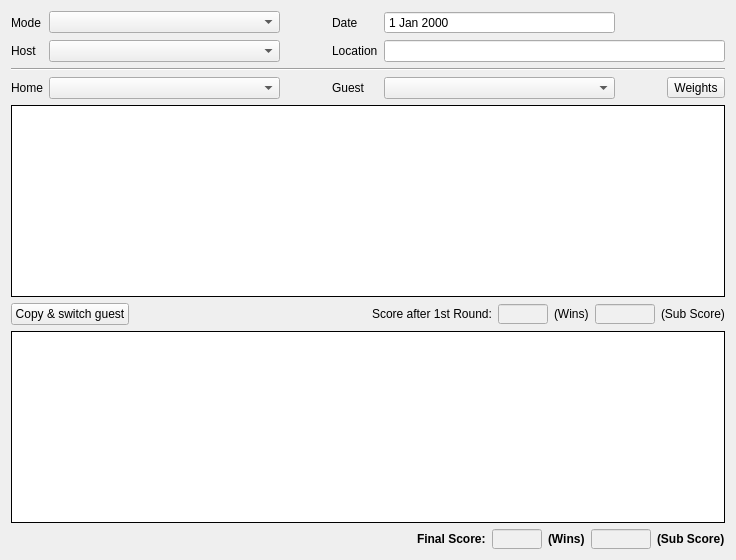
      <widget class="QWidget" name="tab_score_table">
       <property name="toolTip">
        <string>Score table tab (Ctrl+1)</string>
       </property>
       <attribute name="icon">
        <iconset resource="../base/ipponboard.qrc">
         <normaloff>:/res/icons/list.png</normaloff>:/res/icons/list.png</iconset>
       </attribute>
       <attribute name="title">
        <string>Score Table</string>
       </attribute>
       <layout class="QVBoxLayout" name="verticalLayout_7">
        <item>
         <layout class="QGridLayout" name="gridLayout_main" columnstretch="0,1,0,0,1,0,1">
          <property name="bottomMargin">
           <number>0</number>
          </property>
          <property name="spacing">
           <number>6</number>
          </property>
          <item row="3" column="0">
           <widget class="QLabel" name="label_home">
            <property name="text">
             <string>Home</string>
            </property>
           </widget>
          </item>
          <item row="3" column="1">
           <widget class="QComboBox" name="comboBox_club_home">
            <property name="iconSize">
             <size>
              <width>16</width>
              <height>16</height>
             </size>
            </property>
           </widget>
          </item>
          <item row="3" column="3">
           <widget class="QLabel" name="label_guest">
            <property name="text">
             <string>Guest</string>
            </property>
           </widget>
          </item>
          <item row="3" column="4">
           <widget class="QComboBox" name="comboBox_club_guest">
            <property name="iconSize">
             <size>
              <width>16</width>
              <height>16</height>
             </size>
            </property>
           </widget>
          </item>
          <item row="2" column="0" colspan="7">
           <widget class="Line" name="line">
            <property name="orientation">
             <enum>Qt::Horizontal</enum>
            </property>
           </widget>
          </item>
          <item row="0" column="2">
           <spacer name="horizontalSpacer">
            <property name="orientation">
             <enum>Qt::Horizontal</enum>
            </property>
            <property name="sizeHint" stdset="0">
             <size>
              <width>40</width>
              <height>20</height>
             </size>
            </property>
           </spacer>
          </item>
          <item row="3" column="5">
           <spacer name="horizontalSpacer_4">
            <property name="orientation">
             <enum>Qt::Horizontal</enum>
            </property>
            <property name="sizeHint" stdset="0">
             <size>
              <width>40</width>
              <height>20</height>
             </size>
            </property>
           </spacer>
          </item>
          <item row="1" column="1">
           <widget class="QComboBox" name="comboBox_club_host">
            <property name="enabled">
             <bool>true</bool>
            </property>
            <property name="iconSize">
             <size>
              <width>16</width>
              <height>16</height>
             </size>
            </property>
           </widget>
          </item>
          <item row="1" column="0">
           <widget class="QLabel" name="label_host">
            <property name="text">
             <string>Host</string>
            </property>
           </widget>
          </item>
          <item row="0" column="1">
           <widget class="QComboBox" name="comboBox_mode">
            <property name="enabled">
             <bool>true</bool>
            </property>
           </widget>
          </item>
          <item row="0" column="0">
           <widget class="QLabel" name="label_mode">
            <property name="text">
             <string>Mode</string>
            </property>
           </widget>
          </item>
          <item row="0" column="3">
           <widget class="QLabel" name="label_date">
            <property name="text">
             <string>Date</string>
            </property>
           </widget>
          </item>
          <item row="1" column="4" colspan="3">
           <widget class="QLineEdit" name="lineEdit_location">
            <property name="enabled">
             <bool>true</bool>
            </property>
            <property name="text">
             <string/>
            </property>
           </widget>
          </item>
          <item row="1" column="3">
           <widget class="QLabel" name="label_location">
            <property name="text">
             <string>Location</string>
            </property>
           </widget>
          </item>
          <item row="0" column="4">
           <widget class="QDateEdit" name="dateEdit">
            <property name="sizePolicy">
             <sizepolicy hsizetype="Minimum" vsizetype="Fixed">
              <horstretch>0</horstretch>
              <verstretch>0</verstretch>
             </sizepolicy>
            </property>
            <property name="frame">
             <bool>true</bool>
            </property>
            <property name="alignment">
             <set>Qt::AlignLeading|Qt::AlignLeft|Qt::AlignVCenter</set>
            </property>
            <property name="buttonSymbols">
             <enum>QAbstractSpinBox::NoButtons</enum>
            </property>
            <property name="accelerated">
             <bool>false</bool>
            </property>
            <property name="calendarPopup">
             <bool>false</bool>
            </property>
           </widget>
          </item>
          <item row="3" column="6">
           <widget class="QToolButton" name="toolButton_weights">
            <property name="text">
             <string>Weights</string>
            </property>
           </widget>
          </item>
         </layout>
        </item>
        <item>
         <widget class="QTableView" name="tableView_tournament_list1">
          <property name="sizePolicy">
           <sizepolicy hsizetype="Expanding" vsizetype="Expanding">
            <horstretch>0</horstretch>
            <verstretch>0</verstretch>
           </sizepolicy>
          </property>
          <property name="minimumSize">
           <size>
            <width>714</width>
            <height>180</height>
           </size>
          </property>
          <property name="contextMenuPolicy">
           <enum>Qt::CustomContextMenu</enum>
          </property>
          <property name="frameShape">
           <enum>QFrame::Box</enum>
          </property>
          <property name="frameShadow">
           <enum>QFrame::Plain</enum>
          </property>
          <property name="midLineWidth">
           <number>0</number>
          </property>
          <property name="verticalScrollBarPolicy">
           <enum>Qt::ScrollBarAsNeeded</enum>
          </property>
          <property name="horizontalScrollBarPolicy">
           <enum>Qt::ScrollBarAsNeeded</enum>
          </property>
          <property name="editTriggers">
           <set>QAbstractItemView::AnyKeyPressed|QAbstractItemView::DoubleClicked|QAbstractItemView::EditKeyPressed</set>
          </property>
          <property name="dragEnabled">
           <bool>false</bool>
          </property>
          <property name="dragDropOverwriteMode">
           <bool>false</bool>
          </property>
          <property name="dragDropMode">
           <enum>QAbstractItemView::NoDragDrop</enum>
          </property>
          <property name="defaultDropAction">
           <enum>Qt::IgnoreAction</enum>
          </property>
          <property name="alternatingRowColors">
           <bool>true</bool>
          </property>
          <property name="selectionMode">
           <enum>QAbstractItemView::ExtendedSelection</enum>
          </property>
          <property name="showGrid">
           <bool>true</bool>
          </property>
          <property name="gridStyle">
           <enum>Qt::SolidLine</enum>
          </property>
          <property name="wordWrap">
           <bool>false</bool>
          </property>
          <property name="cornerButtonEnabled">
           <bool>false</bool>
          </property>
          <attribute name="horizontalHeaderDefaultSectionSize">
           <number>30</number>
          </attribute>
          <attribute name="horizontalHeaderMinimumSectionSize">
           <number>16</number>
          </attribute>
          <attribute name="horizontalHeaderStretchLastSection">
           <bool>true</bool>
          </attribute>
          <attribute name="verticalHeaderDefaultSectionSize">
           <number>20</number>
          </attribute>
          <attribute name="verticalHeaderMinimumSectionSize">
           <number>20</number>
          </attribute>
          <attribute name="verticalHeaderStretchLastSection">
           <bool>false</bool>
          </attribute>
         </widget>
        </item>
        <item>
         <layout class="QHBoxLayout" name="horizontalLayout" stretch="0,0,0,0,0,0,0">
          <property name="bottomMargin">
           <number>0</number>
          </property>
          <item>
           <widget class="QPushButton" name="pushButton_copySwitched">
            <property name="enabled">
             <bool>true</bool>
            </property>
            <property name="text">
             <string>Copy &amp;&amp; switch guest</string>
            </property>
           </widget>
          </item>
          <item>
           <spacer name="horizontalSpacer_3">
            <property name="orientation">
             <enum>Qt::Horizontal</enum>
            </property>
            <property name="sizeHint" stdset="0">
             <size>
              <width>40</width>
              <height>20</height>
             </size>
            </property>
           </spacer>
          </item>
          <item>
           <widget class="QLabel" name="label">
            <property name="text">
             <string>Score after 1st Round:</string>
            </property>
           </widget>
          </item>
          <item>
           <widget class="QLineEdit" name="lineEdit_wins_intermediate">
            <property name="sizePolicy">
             <sizepolicy hsizetype="Fixed" vsizetype="Fixed">
              <horstretch>0</horstretch>
              <verstretch>0</verstretch>
             </sizepolicy>
            </property>
            <property name="maximumSize">
             <size>
              <width>50</width>
              <height>20</height>
             </size>
            </property>
            <property name="baseSize">
             <size>
              <width>30</width>
              <height>0</height>
             </size>
            </property>
            <property name="styleSheet">
             <string notr="true">background-color:rgb(240,240,240)</string>
            </property>
            <property name="frame">
             <bool>true</bool>
            </property>
            <property name="alignment">
             <set>Qt::AlignRight|Qt::AlignTrailing|Qt::AlignVCenter</set>
            </property>
            <property name="readOnly">
             <bool>true</bool>
            </property>
           </widget>
          </item>
          <item>
           <widget class="QLabel" name="label_2">
            <property name="text">
             <string>(Wins)</string>
            </property>
           </widget>
          </item>
          <item>
           <widget class="QLineEdit" name="lineEdit_score_intermediate">
            <property name="sizePolicy">
             <sizepolicy hsizetype="Fixed" vsizetype="Fixed">
              <horstretch>0</horstretch>
              <verstretch>0</verstretch>
             </sizepolicy>
            </property>
            <property name="minimumSize">
             <size>
              <width>60</width>
              <height>20</height>
             </size>
            </property>
            <property name="maximumSize">
             <size>
              <width>60</width>
              <height>20</height>
             </size>
            </property>
            <property name="baseSize">
             <size>
              <width>60</width>
              <height>20</height>
             </size>
            </property>
            <property name="styleSheet">
             <string notr="true">background-color:rgb(240,240,240)</string>
            </property>
            <property name="alignment">
             <set>Qt::AlignRight|Qt::AlignTrailing|Qt::AlignVCenter</set>
            </property>
            <property name="readOnly">
             <bool>true</bool>
            </property>
           </widget>
          </item>
          <item>
           <widget class="QLabel" name="label_3">
            <property name="text">
             <string>(Sub Score)</string>
            </property>
           </widget>
          </item>
         </layout>
        </item>
        <item>
         <widget class="QTableView" name="tableView_tournament_list2">
          <property name="sizePolicy">
           <sizepolicy hsizetype="Expanding" vsizetype="Expanding">
            <horstretch>0</horstretch>
            <verstretch>0</verstretch>
           </sizepolicy>
          </property>
          <property name="minimumSize">
           <size>
            <width>714</width>
            <height>180</height>
           </size>
          </property>
          <property name="contextMenuPolicy">
           <enum>Qt::CustomContextMenu</enum>
          </property>
          <property name="frameShape">
           <enum>QFrame::Box</enum>
          </property>
          <property name="frameShadow">
           <enum>QFrame::Plain</enum>
          </property>
          <property name="midLineWidth">
           <number>0</number>
          </property>
          <property name="verticalScrollBarPolicy">
           <enum>Qt::ScrollBarAsNeeded</enum>
          </property>
          <property name="horizontalScrollBarPolicy">
           <enum>Qt::ScrollBarAsNeeded</enum>
          </property>
          <property name="editTriggers">
           <set>QAbstractItemView::AnyKeyPressed|QAbstractItemView::DoubleClicked|QAbstractItemView::EditKeyPressed</set>
          </property>
          <property name="dragEnabled">
           <bool>false</bool>
          </property>
          <property name="dragDropOverwriteMode">
           <bool>false</bool>
          </property>
          <property name="dragDropMode">
           <enum>QAbstractItemView::NoDragDrop</enum>
          </property>
          <property name="alternatingRowColors">
           <bool>true</bool>
          </property>
          <property name="selectionMode">
           <enum>QAbstractItemView::ExtendedSelection</enum>
          </property>
          <property name="selectionBehavior">
           <enum>QAbstractItemView::SelectItems</enum>
          </property>
          <property name="showGrid">
           <bool>true</bool>
          </property>
          <property name="gridStyle">
           <enum>Qt::SolidLine</enum>
          </property>
          <property name="wordWrap">
           <bool>false</bool>
          </property>
          <property name="cornerButtonEnabled">
           <bool>false</bool>
          </property>
          <attribute name="horizontalHeaderDefaultSectionSize">
           <number>30</number>
          </attribute>
          <attribute name="horizontalHeaderMinimumSectionSize">
           <number>16</number>
          </attribute>
          <attribute name="horizontalHeaderStretchLastSection">
           <bool>true</bool>
          </attribute>
          <attribute name="verticalHeaderDefaultSectionSize">
           <number>20</number>
          </attribute>
          <attribute name="verticalHeaderMinimumSectionSize">
           <number>20</number>
          </attribute>
          <attribute name="verticalHeaderStretchLastSection">
           <bool>false</bool>
          </attribute>
         </widget>
        </item>
        <item>
         <layout class="QHBoxLayout" name="horizontalLayout_3" stretch="0,0,0,0,0,0">
          <property name="bottomMargin">
           <number>0</number>
          </property>
          <item>
           <spacer name="horizontalSpacer_5">
            <property name="orientation">
             <enum>Qt::Horizontal</enum>
            </property>
            <property name="sizeHint" stdset="0">
             <size>
              <width>40</width>
              <height>20</height>
             </size>
            </property>
           </spacer>
          </item>
          <item>
           <widget class="QLabel" name="label_4">
            <property name="font">
             <font>
              <weight>75</weight>
              <bold>true</bold>
             </font>
            </property>
            <property name="text">
             <string>Final Score:</string>
            </property>
           </widget>
          </item>
          <item>
           <widget class="QLineEdit" name="lineEdit_wins">
            <property name="sizePolicy">
             <sizepolicy hsizetype="Fixed" vsizetype="Fixed">
              <horstretch>0</horstretch>
              <verstretch>0</verstretch>
             </sizepolicy>
            </property>
            <property name="maximumSize">
             <size>
              <width>50</width>
              <height>20</height>
             </size>
            </property>
            <property name="baseSize">
             <size>
              <width>30</width>
              <height>0</height>
             </size>
            </property>
            <property name="font">
             <font>
              <weight>75</weight>
              <bold>true</bold>
             </font>
            </property>
            <property name="styleSheet">
             <string notr="true">background-color:rgb(240,240,240)</string>
            </property>
            <property name="frame">
             <bool>true</bool>
            </property>
            <property name="alignment">
             <set>Qt::AlignRight|Qt::AlignTrailing|Qt::AlignVCenter</set>
            </property>
            <property name="readOnly">
             <bool>true</bool>
            </property>
           </widget>
          </item>
          <item>
           <widget class="QLabel" name="label_5">
            <property name="font">
             <font>
              <weight>75</weight>
              <bold>true</bold>
             </font>
            </property>
            <property name="text">
             <string>(Wins)</string>
            </property>
           </widget>
          </item>
          <item>
           <widget class="QLineEdit" name="lineEdit_score">
            <property name="sizePolicy">
             <sizepolicy hsizetype="Fixed" vsizetype="Fixed">
              <horstretch>0</horstretch>
              <verstretch>0</verstretch>
             </sizepolicy>
            </property>
            <property name="minimumSize">
             <size>
              <width>60</width>
              <height>20</height>
             </size>
            </property>
            <property name="maximumSize">
             <size>
              <width>60</width>
              <height>20</height>
             </size>
            </property>
            <property name="baseSize">
             <size>
              <width>60</width>
              <height>20</height>
             </size>
            </property>
            <property name="font">
             <font>
              <weight>75</weight>
              <bold>true</bold>
             </font>
            </property>
            <property name="styleSheet">
             <string notr="true">background-color:rgb(240,240,240)</string>
            </property>
            <property name="alignment">
             <set>Qt::AlignRight|Qt::AlignTrailing|Qt::AlignVCenter</set>
            </property>
            <property name="readOnly">
             <bool>true</bool>
            </property>
           </widget>
          </item>
          <item>
           <widget class="QLabel" name="label_6">
            <property name="font">
             <font>
              <weight>75</weight>
              <bold>true</bold>
             </font>
            </property>
            <property name="text">
             <string>(Sub Score)</string>
            </property>
           </widget>
          </item>
         </layout>
        </item>
       </layout>
      </widget>
